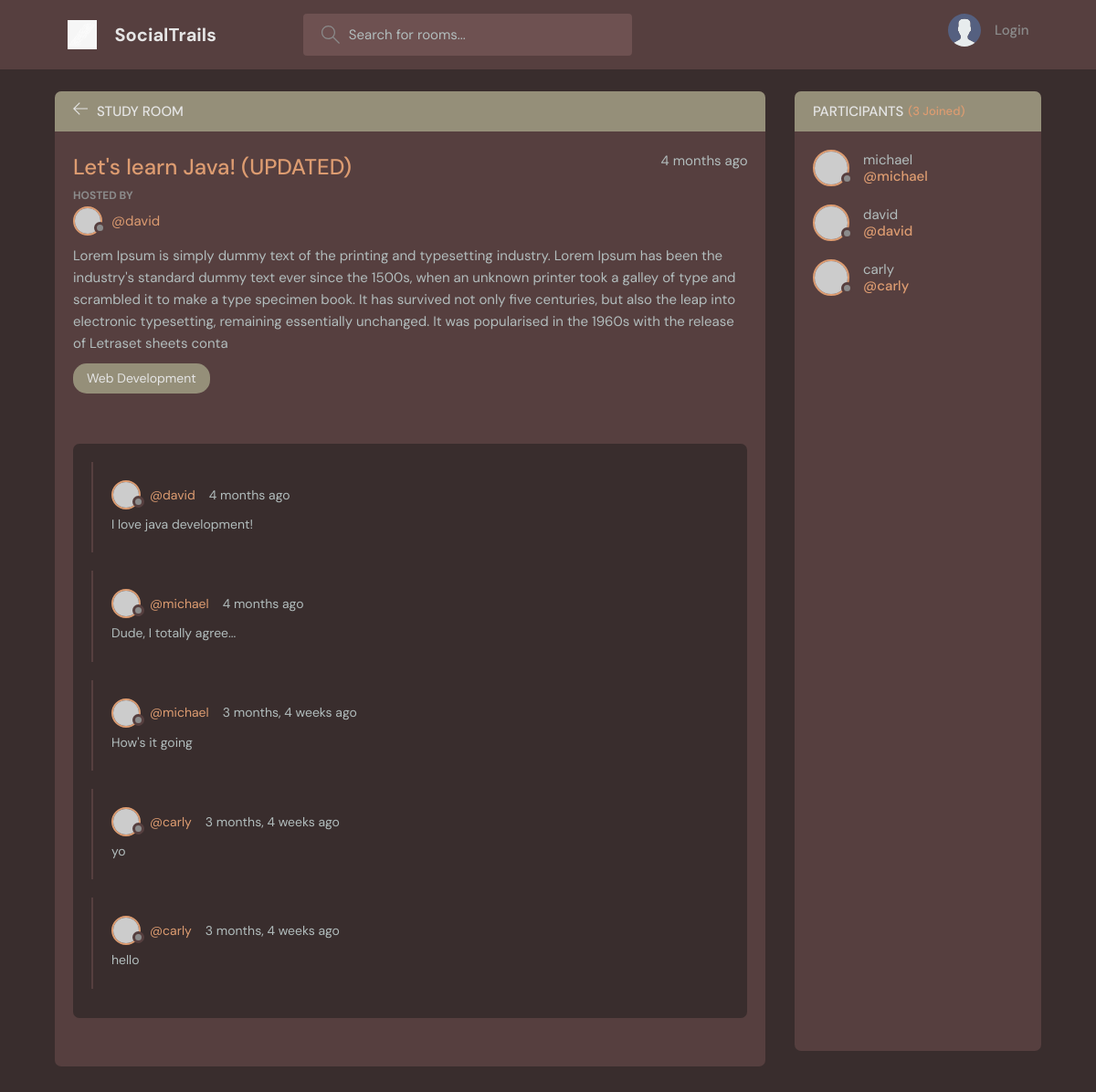
The page /room/1/ on the database its author committed.
### base/models.py (models this page shows, shortened)
class Room(models.Model):
    host = models.ForeignKey(User, on_delete=models.SET_NULL, null=True)
    topic = models.ForeignKey(Topic, on_delete=models.SET_NULL, null=True)
    name = models.CharField(max_length=200)
    description = models.TextField(null=True, blank=True)
    participants = models.ManyToManyField(User, related_name="participants", blank=True)
    updated = models.DateTimeField(auto_now=True)
    created = models.DateTimeField(auto_now_add=True)
    class Meta:
        ordering = ['-updated', '-created']

class Topic(models.Model):
    name = models.CharField(max_length=200)

class Message(models.Model):
    user = models.ForeignKey(User, on_delete=models.CASCADE)
    room = models.ForeignKey(Room, on_delete=models.CASCADE)
    body = models.TextField()
    updated = models.DateTimeField(auto_now=True)
    created = models.DateTimeField(auto_now_add=True)
    class Meta:
        ordering = ['-updated', '-created']
    def __str__(self):
        return self.body[0:50]

### base/views.py (the view, shortened to what this page needs)
# urls.py: path('room/<str:pk>/', views.room, name="room"),
def room(request, pk):
    room = Room.objects.get(id=pk)
    room_messages = room.message_set.all().order_by('created')
    participants = room.participants.all()
    context = {'room': room, 'room_messages': room_messages, 'participants': participants}
    return render(request, 'base/room.html', context)

### base/templates/base/room.html (shortened to what this page needs)
{% extends 'main.html' %} {% block content %} {% load static %}
<main class="profile-page layout layout--2">
  <div class="container">
    <div class="room">
      <div class="room__top">
        <div class="room__topLeft">
          <a href="{% url 'home' %}">
            <svg
              version="1.1"
              xmlns="http://www.w3.org/2000/svg"
              width="32"
              height="32"
              viewBox="0 0 32 32"
            >
              <title>arrow-left</title>
              <path
                d="M13.723 2.286l-13.723 13.714 13.719 13.714 1.616-1.611-10.96-10.96h27.625v-2.286h-27.625l10.965-10.965-1.616-1.607z"
              ></path>
            </svg>
          </a>
          <h3>Study Room</h3>
        </div>
      </div>
      <div class="room__box scroll">
        <div class="room__header scroll">
          <div class="room__info">
            <h3>{{room.name}}</h3>
            <span>{{room.created|timesince}} ago</span>
          </div>
          <div class="room__hosted">
            <p>Hosted By</p>
            <a
              href="{% url 'user-profile' room.host.id %}"
              class="room__author"
            >
              <div class="avatar avatar--small">
                <img src="https://randomuser.me/api/portraits/men/37.jpg" />
              </div>
              <span>@{{room.host.username}}</span>
            </a>
          </div>
          <div class="room__details">{{room.description}}</div>
          <span class="room__topics">{{room.topic.name}}</span>
        </div>
        <div class="room__conversation">
          <div class="threads scroll">
            {% for message in room_messages %}
            <div class="thread">
              <div class="thread__top">
                <div class="thread__author">
                  <a
                    href="{% url 'user-profile' message.user.id %}"
                    class="thread__authorInfo"
                  >
                    <div class="avatar avatar--small">
                      <img
                        src="https://randomuser.me/api/portraits/men/37.jpg"
                      />
                    </div>
                    <span>@{{message.user.username}}</span>
                  </a>
                  <span class="thread__date"
                    >{{message.created|timesince}} ago</span
                  >
                </div>
              </div>
              <div class="thread__details">{{message}}</div>
            </div>
            {% endfor %}
          </div>
        </div>
      </div>
    </div>
    <div class="participants">
      <h3 class="participants__top">
        Participants <span>({{room.participants.all.count}} Joined)</span>
      </h3>
      <div class="participants__list scroll">
        {% for participant in participants %}
        <a href="{% url 'user-profile' participant.id %}" class="participant">
          <div class="avatar avatar--medium">
            <img src="https://randomuser.me/api/portraits/men/37.jpg" />
          </div>
          <p>
            {{participant.username}}
            <span>@{{participant.username}}</span>
          </p>
        </a>
        {% endfor %}
      </div>
    </div>
  </div>
</main>
{% endblock content %}

### rows shown on the page
Room: name "Let's learn Java! (UPDATED)", created "4 months", host.username "david", description "Lorem Ipsum is simply dummy text of the printing and typesetting industry. Lorem Ipsum has been the industry's standard dummy text ever since the 1500s, when an unknown printer took a galley of type and scrambled it to make a type specimen book. It has survived not only five centuries, but also the leap into electronic typesetting, remaining essentially unchanged. It was popularised in the 1960s with the release of Letraset sheets conta", topic.name "Web Development", participants.all.count "3"
Message: user.username "david", created "4 months", body "I love java development!"
Message: user.username "michael", created "4 months", body "Dude, I totally agree..."
Message: user.username "michael", created "3 months, 4 weeks", body "How's it going"
Message: user.username "carly", created "3 months, 4 weeks", body "yo"
Message: user.username "carly", created "3 months, 4 weeks", body "hello"

### other values the page prints
{{ participant.username }} "michael"
{{ participant.username }} "david"
{{ participant.username }} "carly"
